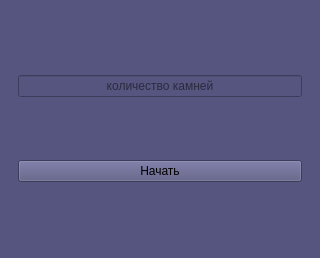
<?xml version="1.0" encoding="UTF-8"?>
<ui version="4.0">
 <class>MainWindow</class>
 <widget class="QMainWindow" name="MainWindow">
  <property name="geometry">
   <rect>
    <x>0</x>
    <y>0</y>
    <width>320</width>
    <height>258</height>
   </rect>
  </property>
  <property name="windowTitle">
   <string>MainWindow</string>
  </property>
  <property name="styleSheet">
   <string notr="true">background-color: rgb(85, 85, 127);
font: 16pt &quot;Segoe UI&quot;;</string>
  </property>
  <widget class="QWidget" name="centralwidget">
   <layout class="QVBoxLayout" name="verticalLayout_3">
    <item>
     <widget class="QStackedWidget" name="stackedWidget">
      <property name="enabled">
       <bool>true</bool>
      </property>
      <property name="currentIndex">
       <number>1</number>
      </property>
      <widget class="QWidget" name="game">
       <layout class="QVBoxLayout" name="verticalLayout">
        <item>
         <widget class="QLabel" name="CurrentAmount">
          <property name="text">
           <string>Камней: 0</string>
          </property>
          <property name="alignment">
           <set>Qt::AlignCenter</set>
          </property>
         </widget>
        </item>
        <item>
         <layout class="QHBoxLayout" name="horizontalLayout">
          <item>
           <widget class="QPushButton" name="b1">
            <property name="text">
             <string>1</string>
            </property>
           </widget>
          </item>
          <item>
           <widget class="QPushButton" name="b2">
            <property name="text">
             <string>2</string>
            </property>
           </widget>
          </item>
          <item>
           <widget class="QPushButton" name="b3">
            <property name="text">
             <string>3</string>
            </property>
           </widget>
          </item>
         </layout>
        </item>
       </layout>
      </widget>
      <widget class="QWidget" name="setup">
       <layout class="QVBoxLayout" name="verticalLayout_2">
        <item>
         <widget class="QLineEdit" name="StartAmount">
          <property name="alignment">
           <set>Qt::AlignCenter</set>
          </property>
          <property name="placeholderText">
           <string>количество камней</string>
          </property>
         </widget>
        </item>
        <item>
         <widget class="QPushButton" name="Start">
          <property name="text">
           <string>Начать</string>
          </property>
         </widget>
        </item>
       </layout>
      </widget>
     </widget>
    </item>
   </layout>
  </widget>
 </widget>
 <resources/>
 <connections/>
</ui>
